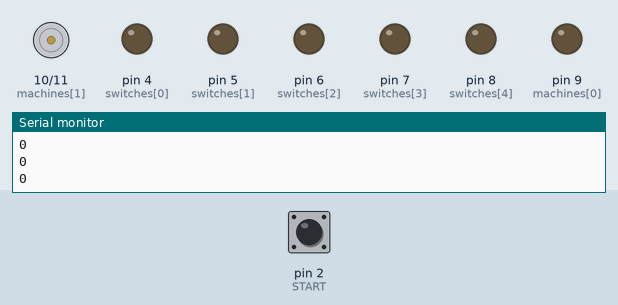
This sketch was run on a simulated Arduino Uno, built with avr-gcc and run on an emulated ATmega328P. Parts: motor-driver pin pairs drawn as motors (green arrow = first pin HIGH = forward, orange = second pin HIGH = backward, longer = more drive), output pins drawn as LEDs (lit = HIGH), the last lines printed to the serial monitor. Inputs (shaded band) come from the test bench; at power-on: pin 2 (START) LOW.

Above: at 1.2 s.
1.3 s: pin 2 (START) pulled HIGH for 0.15 s
At 2.2 s:
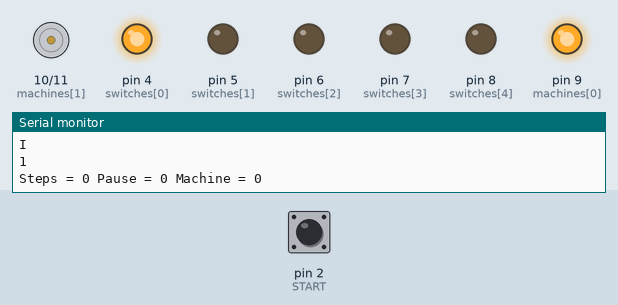
4.4 s: pin 2 (START) pulled HIGH for 1 s
At 5.3 s:
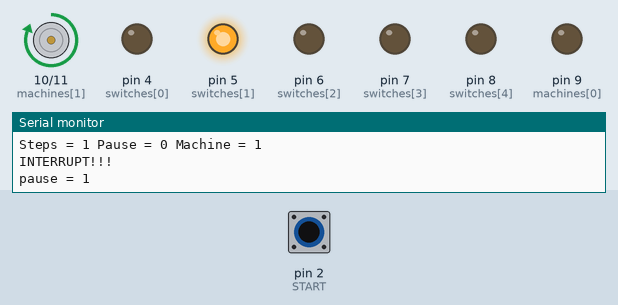
Timing chart, 0 to 7.4 s (numbered marks = the images above; inputs shaded):
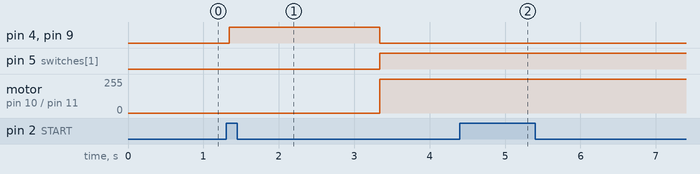

Measured:
- after the input at 1.3 s, pin 4 (switches[0]), pin 9 (machines[0]): LOW → HIGH at once, → LOW 2.0 s later; pin 5 (switches[1]): LOW → HIGH after 2.0 s; motor on pin 10 (machines[1]) / pin 11 (machines[2]): stopped → forward 255/255 after 2.0 s
- after the input at 4.4 s, pin 4 (switches[0]): stays LOW (without the input it goes to HIGH after 6.9 s); pin 5 (switches[1]): stays HIGH (without the input it goes to LOW after 0.94 s)

The sketch:

Master_light.ino
```cpp
int switches[5] = {4,5,6,7,8,};
int machines[3] = {9,10,11};
int jogs[15] = {0,1,1,2,0,1,0,2,1,0,1,2,1,0,2};
int offset_1 = 2000;
int currentOffset_1;
int steps;
boolean work = false;
boolean pause = false;

#define START 2

void setup() {
  Serial.begin(9600);
  attachInterrupt(0, modes, RISING);
  pinMode(START, INPUT);
  for(int count = 0; count < 5; count++){
   pinMode(switches[count], OUTPUT);
  }
  for(int count = 0; count < 3; count++){
   pinMode(machines[count], OUTPUT);
  }
}

void loop() {
  if(debounce(digitalRead(START)) && work == false){
    work = true;
  }
  Serial.println(work);
  if(work == true){
    order();
  }
  work = false;
}
```

functions.ino
```cpp
boolean debounce(boolean last) {
  boolean current = digitalRead(START);
  if(last != current){
    delay(5);
    current = digitalRead(START);
  }
  return current;
}

void modes() {
  Serial.println("INTERRUPT!!!");
  if(work == true){
    if(pause == false){
      pause = true;
    } else {
      pause = false;
    }
  }
  Serial.print("pause = ");
  Serial.println(pause);
}
```

order.ino
```cpp
void order(){
  steps =0;
  while(steps < 15){
    order_2();
  }
}

void order_2(){
  int i = 0;
  while(i < 5){
    if(pause == false){
      Serial.print("Steps = ");
      Serial.print(steps);
      Serial.print(" Pause = ");
      Serial.print(pause);
      Serial.print(" Machine = ");
      Serial.println(jogs[steps]);
      currentOffset_1 = 0;
      int start = millis();
      while (currentOffset_1 < offset_1){
        if(pause == false){
           if(!digitalRead(switches[i])){
            digitalWrite(switches[i],HIGH);
          }
          if(!digitalRead(machines[jogs[steps]])){
            digitalWrite(machines[jogs[steps]],HIGH);
          }
          currentOffset_1 = millis() - start;
        }
      }
      digitalWrite(machines[jogs[steps]],LOW);
      digitalWrite(switches[i],LOW);
      if(pause == false){
        steps++;
        i++;
      }
    }
  }
}
```
